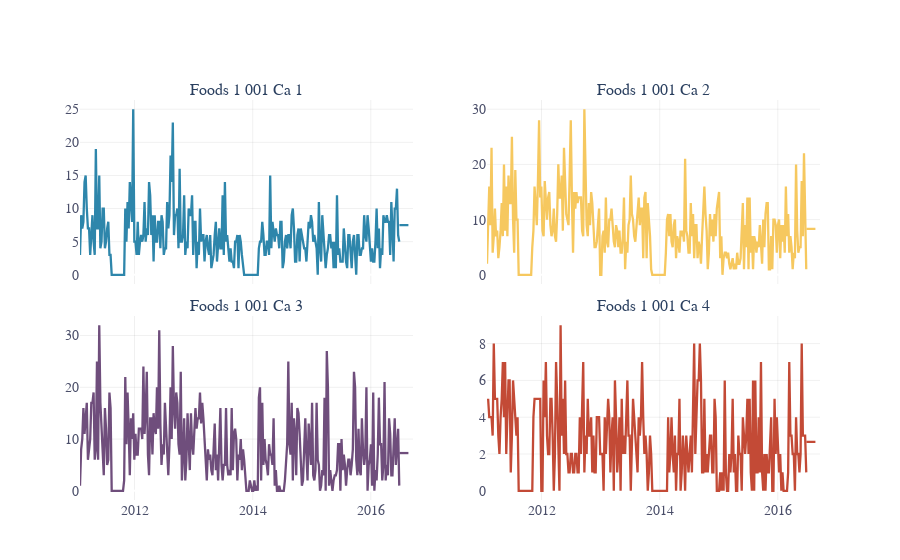

Notebook source saved alongside this figure:
### Markdown cell above
## 9. Visualize AutoETS forecasts
Plot representative time series with AutoETS overlays to gauge face validity of the generated predictions.

### Code cell
tsf.plot_timeseries(
    df = m5_dataset,
    id_col=ID_COL,
    date_col=TIME_COL,
    value_col=TARGET_COL,
    group_col=ID_COL,
    freq="W-SAT",
    max_ids=4,
    mode='facet',
    forecast=forecast,
    forecast_value_col="AutoETS",
    wrap=2,

)

### Figure 1 — Plotly figure (JSON) as saved in the notebook; plotly's stock layout.template omitted (floating-point values rounded to 4 significant figures; data arrays with more than 128 entries replaced by an {"elided": "..."} marker saying what was removed)
{"data": [{"line": {"color": "#2E86AB", "width": 2.3}, "mode": "lines", "name": "FOODS_1_001_CA_1", "showlegend": false, "type": "scatter", "x": {"elided": "283 str values"}, "xaxis": "x", "y": {"elided": "283 float values"}, "yaxis": "y"}, {"line": {"color": "#2E86AB", "dash": "dash", "width": 2.3}, "mode": "lines", "name": "FOODS_1_001_CA_1 forecast", "showlegend": false, "type": "scatter", "x": ["2016-06-26T00:00:00.000000000", "2016-07-03T00:00:00.000000000", "2016-07-10T00:00:00.000000000", "2016-07-17T00:00:00.000000000", "2016-07-24T00:00:00.000000000", "2016-07-31T00:00:00.000000000", "2016-08-07T00:00:00.000000000", "2016-08-14T00:00:00.000000000", "2016-08-21T00:00:00.000000000", "2016-08-28T00:00:00.000000000", "2016-09-04T00:00:00.000000000", "2016-09-11T00:00:00.000000000", "2016-09-18T00:00:00.000000000"], "xaxis": "x", "y": [7.496, 7.497, 7.497, 7.498, 7.499, 7.499, 7.5, 7.501, 7.501, 7.502, 7.503, 7.503, 7.504], "yaxis": "y"}, {"line": {"color": "#F6C85F", "width": 2.3}, "mode": "lines", "name": "FOODS_1_001_CA_2", "showlegend": false, "type": "scatter", "x": {"elided": "283 str values"}, "xaxis": "x2", "y": {"elided": "283 float values"}, "yaxis": "y2"}, {"line": {"color": "#F6C85F", "dash": "dash", "width": 2.3}, "mode": "lines", "name": "FOODS_1_001_CA_2 forecast", "showlegend": false, "type": "scatter", "x": ["2016-06-26T00:00:00.000000000", "2016-07-03T00:00:00.000000000", "2016-07-10T00:00:00.000000000", "2016-07-17T00:00:00.000000000", "2016-07-24T00:00:00.000000000", "2016-07-31T00:00:00.000000000", "2016-08-07T00:00:00.000000000", "2016-08-14T00:00:00.000000000", "2016-08-21T00:00:00.000000000", "2016-08-28T00:00:00.000000000", "2016-09-04T00:00:00.000000000", "2016-09-11T00:00:00.000000000", "2016-09-18T00:00:00.000000000"], "xaxis": "x2", "y": [8.332, 8.332, 8.333, 8.333, 8.334, 8.334, 8.335, 8.335, 8.336, 8.336, 8.337, 8.337, 8.338], "yaxis": "y2"}, {"line": {"color": "#6F4E7C", "width": 2.3}, "mode": "lines", "name": "FOODS_1_001_CA_3", "showlegend": false, "type": "scatter", "x": {"elided": "283 str values"}, "xaxis": "x3", "y": {"elided": "283 float values"}, "yaxis": "y3"}, {"line": {"color": "#6F4E7C", "dash": "dash", "width": 2.3}, "mode": "lines", "name": "FOODS_1_001_CA_3 forecast", "showlegend": false, "type": "scatter", "x": ["2016-06-26T00:00:00.000000000", "2016-07-03T00:00:00.000000000", "2016-07-10T00:00:00.000000000", "2016-07-17T00:00:00.000000000", "2016-07-24T00:00:00.000000000", "2016-07-31T00:00:00.000000000", "2016-08-07T00:00:00.000000000", "2016-08-14T00:00:00.000000000", "2016-08-21T00:00:00.000000000", "2016-08-28T00:00:00.000000000", "2016-09-04T00:00:00.000000000", "2016-09-11T00:00:00.000000000", "2016-09-18T00:00:00.000000000"], "xaxis": "x3", "y": [7.293, 7.293, 7.293, 7.293, 7.293, 7.292, 7.292, 7.292, 7.292, 7.292, 7.292, 7.292, 7.292], "yaxis": "y3"}, {"line": {"color": "#C34A36", "width": 2.3}, "mode": "lines", "name": "FOODS_1_001_CA_4", "showlegend": false, "type": "scatter", "x": {"elided": "282 str values"}, "xaxis": "x4", "y": {"elided": "282 float values"}, "yaxis": "y4"}, {"line": {"color": "#C34A36", "dash": "dash", "width": 2.3}, "mode": "lines", "name": "FOODS_1_001_CA_4 forecast", "showlegend": false, "type": "scatter", "x": ["2016-06-26T00:00:00.000000000", "2016-07-03T00:00:00.000000000", "2016-07-10T00:00:00.000000000", "2016-07-17T00:00:00.000000000", "2016-07-24T00:00:00.000000000", "2016-07-31T00:00:00.000000000", "2016-08-07T00:00:00.000000000", "2016-08-14T00:00:00.000000000", "2016-08-21T00:00:00.000000000", "2016-08-28T00:00:00.000000000", "2016-09-04T00:00:00.000000000", "2016-09-11T00:00:00.000000000", "2016-09-18T00:00:00.000000000"], "xaxis": "x4", "y": [2.657, 2.657, 2.657, 2.658, 2.658, 2.658, 2.658, 2.658, 2.658, 2.658, 2.658, 2.658, 2.658], "yaxis": "y4"}], "layout": {"annotations": [{"font": {"size": 16}, "showarrow": false, "text": "Foods 1 001 Ca 1", "x": 0.225, "xanchor": "center", "xref": "paper", "y": 1, "yanchor": "bottom", "yref": "paper"}, {"font": {"size": 16}, "showarrow": false, "text": "Foods 1 001 Ca 2", "x": 0.775, "xanchor": "center", "xref": "paper", "y": 1, "yanchor": "bottom", "yref": "paper"}, {"font": {"size": 16}, "showarrow": false, "text": "Foods 1 001 Ca 3", "x": 0.225, "xanchor": "center", "xref": "paper", "y": 0.46, "yanchor": "bottom", "yref": "paper"}, {"font": {"size": 16}, "showarrow": false, "text": "Foods 1 001 Ca 4", "x": 0.775, "xanchor": "center", "xref": "paper", "y": 0.46, "yanchor": "bottom", "yref": "paper"}], "font": {"family": "Source Sans Pro", "size": 14}, "height": 560, "legend": {"bgcolor": "rgba(255,255,255,0.80)", "bordercolor": "rgba(180,180,180,0.35)", "borderwidth": 1, "font": {"color": "#222222", "size": 12}, "orientation": "h", "x": 1, "xanchor": "right", "y": 1.12, "yanchor": "top"}, "margin": {"b": 60}, "paper_bgcolor": "white", "plot_bgcolor": "white", "showlegend": false, "xaxis": {"anchor": "y", "color": "#4A4E69", "domain": [0, 0.45], "gridcolor": "rgba(0,0,0,0.06)", "matches": "x3", "showgrid": true, "showticklabels": false, "tickcolor": "#4A4E69"}, "xaxis2": {"anchor": "y2", "color": "#4A4E69", "domain": [0.55, 1], "gridcolor": "rgba(0,0,0,0.06)", "matches": "x4", "showgrid": true, "showticklabels": false, "tickcolor": "#4A4E69"}, "xaxis3": {"anchor": "y3", "color": "#4A4E69", "domain": [0, 0.45], "gridcolor": "rgba(0,0,0,0.06)", "showgrid": true, "tickcolor": "#4A4E69"}, "xaxis4": {"anchor": "y4", "color": "#4A4E69", "domain": [0.55, 1], "gridcolor": "rgba(0,0,0,0.06)", "showgrid": true, "tickcolor": "#4A4E69"}, "yaxis": {"anchor": "x", "color": "#4A4E69", "domain": [0.54, 1], "gridcolor": "rgba(0,0,0,0.06)", "showgrid": true, "tickcolor": "#4A4E69"}, "yaxis2": {"anchor": "x2", "color": "#4A4E69", "domain": [0.54, 1], "gridcolor": "rgba(0,0,0,0.06)", "showgrid": true, "tickcolor": "#4A4E69"}, "yaxis3": {"anchor": "x3", "color": "#4A4E69", "domain": [0, 0.46], "gridcolor": "rgba(0,0,0,0.06)", "showgrid": true, "tickcolor": "#4A4E69"}, "yaxis4": {"anchor": "x4", "color": "#4A4E69", "domain": [0, 0.46], "gridcolor": "rgba(0,0,0,0.06)", "showgrid": true, "tickcolor": "#4A4E69"}}}
